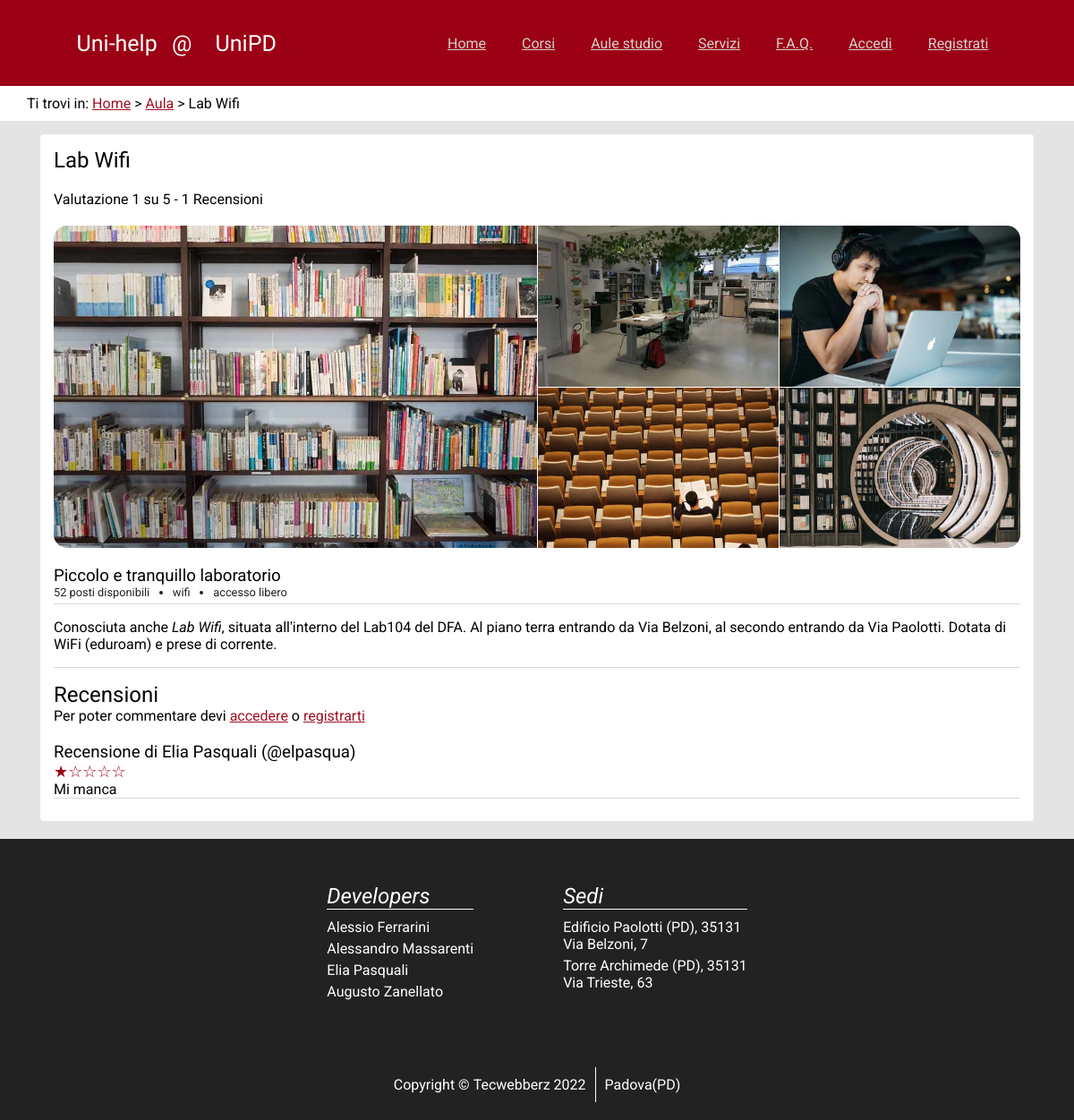
Page /aula.php?id=2 on the committed database.
### tables this page shows
CREATE TABLE `Review_studyroom` (
  `id_recensione` int(11) NOT NULL,
  `utente_recensore` varchar(255) NOT NULL,
  `testo` text NOT NULL,
  `voto` int(1) NOT NULL,
  `study_room` int(11) NOT NULL
);

### public_html/lib/databaselayer.php (called while the page is built, shortened)
<?php
class DatabaseLayer {
    private string $url;
    private string $user;
    private string $pass;
    private string $database;
    private ?mysqli $maybe_connection;
    public function __construct(string $url, string $user,
                                string $pass, string $database) {
        $this->url = $url;
        $this->user = $user;
        $this->pass = $pass;
        $this->database = $database;
        $this->maybe_connection = null;
    }
    private function connection(): mysqli {
        if ($this->maybe_connection === null) {
            $this->maybe_connection = new mysqli(
                $this->url,
                $this->user,
                $this->pass,
                $this->database
            );
        }
        return $this->maybe_connection;
    }
    public function query(string $statement,
                           array $parameters = array()) {
        $stmt = $this->connection()->prepare($statement);
        $format = "";
        $values = array();
        foreach ($parameters as $valtype) {
            $format  .= $valtype[0];
            $values[] = $valtype[1];
        }
        if ($format !== "") {
            $stmt->bind_param($format, ...$values);
        }
        $stmt->execute();
        $result = $stmt->get_result();
        return $result;
    }
}
?>

### public_html/lib/orm/services/reviewservice.php (called while the page is built, shortened)
<?php
class ReviewService {
    private DatabaseLayer $db;
    private string $table_studyroom;
    public function __construct(DatabaseLayer $db) {
        $this->db = $db;
        $this->table_studyroom = "Review_studyroom";
    }
    public function get_studyroom_reviews(StudyRoomDTO $room): array {
        $res = $this->db->query(
            "SELECT * FROM {$this->table_studyroom} as T
                JOIN User AS U ON U.username = T.utente_recensore
             WHERE study_room = ?
             ORDER BY id_recensione DESC",
            array(
                array("i", $room->id)
            )
        );
        $ret = array();
        while ($row = $res->fetch_assoc()) {
            $ret[] = parse_review(ReviewType::STUDYROOM, $row);
        }
        return $ret;
    }
}
?>

### public_html/lib/orm/data/studyroomdto.php (called while the page is built, shortened)
<?php
function parse_studyroom(array $row) : StudyRoomDTO {
    $room = new StudyRoomDTO();
    $room->id = $row["id_aula"];
    $room->name = $row["name"];
    $room->description = $row["description"];
    $room->address = $row["address"];
    $room->seats = $row["seats"];
    $room->reservation_required = $row["reservation_required"];
    $room->latitude = $row["lat"];
    $room->longitude = $row["lon"];
    $room->wifi = $row["haswifi"];
    $room->short_description = $row["shordesc"];
    $room->main_image = parse_image($row);
    return $room;
}
?>

### public_html/lib/orm/services/studyroomservice.php (called while the page is built, shortened)
<?php
class StudyRoomService {
    private DatabaseLayer $db;
    private string $table_name;
    public function __construct(DatabaseLayer $db) {
        $this->db = $db;
        $this->table_name = "Study_room";
    }
    public function get_room_by_id(int $id) {
        $res = $this->db->query(
            "SELECT *, ST_X(position) as lat, ST_Y(position) as lon
             FROM {$this->table_name}
                LEFT JOIN Image as MM ON mainimage = MM.id
             WHERE id_aula = {$id}"
        );
        $data = $res->fetch_assoc();
        $room = parse_studyroom($data);
        return $room;
    }
}
?>

### public_html/app/global.php (called while the page is built, shortened)
<?php
require_once($root . "/lib/databaselayer.php");
require_once($root . "/lib/orm/services/studyroomservice.php");
require_once($root . "/lib/orm/services/reviewservice.php");
require_once($root . "/lib/orm/data/studyroomdto.php");
require_once($root . "/lib/template_engine.php");
require_once($root . "/lib/commontemplates.php");
$template_engine = new TemplateEngine($root . "/templates");
?>

### public_html/lib/template_engine.php (called while the page is built, shortened)
<?php
class TemplateEngine {
    private string $base_path;
    public function __construct(string $base_path = "templates") {
        $this->base_path = $base_path;
    }
    public function load_template(string $name): Template {
        $template_content = "";
        try {
            $template_content = file_get_contents("{$this->base_path}/{$name}");
        } catch (Exception $ex) {
            throw new Exception("Could not open template: \"{$name}\"
                in base {$this->base_path}");
        }
        return new Template($name, $template_content);
    }
}
class Template {
    private string $state;
    public function __construct(string $template_name, string $state) {
        $this->state = $state;
    }
    public function insert(string $id, string $value): void {
        $patt_begin = self::PATT_BEGIN;
        $patt_end = self::PATT_END;
        $n_changes = 0;
        $patt = "{$patt_begin}{$id}{$patt_end}";
        $this->state = str_replace($patt, $value, $this->state, $n_changes);
    }
    public function build(): string {
        $patt_begin = self::PATT_BEGIN;
        $patt_end = self::PATT_END;
        $patt = "~{$patt_begin}([a-zA-Z0-9_-]+){$patt_end}~";
        return $this->state;
    }
}
?>

### public_html/aula.php (the view, shortened to what this page needs)
<?php
$root = ".";
require_once($root . "/app/global.php");
$id = $_GET["id"];
$room = $studyroom_service->get_room_by_id($id);
$carousel = $studyroom_service->get_carousel($room);
$reviews = $review_service->get_studyroom_reviews($room);
$room_template = $template_engine->load_template(
    "aula.template.html");
$room_template->insert("header", build_header());
$room_template->insert("footer", build_footer());
$room_template->insert_all(array(
    "meta_aula" => strip_tags($room->name),
    "meta_keyword" => strip_tags($room->name),
    "bc_aula" => $room->name,
    "description"  => $room->description,
    "registration" => $room->reservation_required ? "registrazione richiesta"
                                                  : "accesso libero",
    "seats"        => $room->seats,
    "wifi"         => $room->wifi ? "wifi"
                                  : "solo connessione cablata",
    "name"         => $room->name,
    "name_tit"     => strip_tags($room->name),
    "short_desc"   => $room->short_description,
    "main_image"   => build_image($room->main_image),
));
$carousel_content = "";
foreach ($carousel as $img) {
    $carousel_content .= build_image($img);
}
$room_template->insert("carousel", $carousel_content);
$stats = statistics($reviews);
$room_template->insert_all(array(
    "count" => $stats["count"],
    "rating" => $stats["rating"],
));
$msg = "";
$room_template->insert("msg", $msg);
$room_template->insert("form_recensione", make_review_form(ReviewType::STUDYROOM, $room->id, "aula.php?id={$room->id}"));
$room_template->insert("recensioni", make_reviews($reviews));
echo $room_template->build();
?>

### public_html/lib/commontemplates.php (shortened to what this page needs)
<?php
$actions = array(
    array("index.php", "Home"),
    array("corsi.php", "Corsi"),
    array("aule.php", "Aule studio"),
    array("servizi.php", "Servizi"),
    array("faq.php", "<abbr lang=\"en\"
            title=\"Frequently Asked Question\">F.A.Q.</abbr>"),
);
function build_header(): string {
    global $template_engine;
    global $page_index;
    global $actions;
    $header_template =
        $template_engine->load_template("header.template.html");
    $actions_len = count($actions);
    foreach ($actions as $i => $action) {
        $id = "action{$i}";
        $element = "";
        if ($i === $page_index) {
            $element = make_list_item($action[1], "active");
        } else {
            $element = make_list_item(make_link($action[1], $action[0]));
        }
        $header_template->insert($id, $element);
    }
    $action = " ";
    if (isset($_SESSION["logged_user"])
        && $_SESSION["logged_user"] !== null) {
        if ($actions_len + 0 === $page_index) {
            $action .= make_list_item("Profilo", "active");
        } else {
            $action .= make_list_item(make_link("Profilo", "profilo.php"));
        }
        if ($actions_len + 1 === $page_index) {
            $action .= make_list_item("Esci", "active");
        } else {
            $action .= make_list_item(make_link("Esci", "app/logout_engine.php"));
        }
    } else {
        if ($actions_len + 0 === $page_index) {
            $action .= make_list_item("Accedi", "active");
        } else {
            $action .= make_list_item(make_link("Accedi", "accedi.php"));
        }
        if ($actions_len + 1 === $page_index) {
            $action .= make_list_item("Registrati", "active");
        } else {
            $action .= make_list_item(make_link("Registrati", "registrati.php"));
        }
    }
    $header_template->insert("userlogin_action", $action);
    return $header_template->build();
}
function make_list_item(string $content, ?string $class = null): string {
    $open = "<li>";
    return "{$open}{$content}</li>";
}
function make_link(string $content, string $ref, ?string $class = null): string {
    $open = "<a";
    return "{$open} href='{$ref}'>{$content}</a>";
}
function render_stars(int $n): string {
    $ret = "";
    for ($i = 0; $i < $n; ++$i) {
        $ret .= "★";
    }
    for ($i = $n; $i < 5; ++$i) {
        $ret .= "☆";
    }
    return "<abbr title='$n stelle su 5'>$ret</abbr>";
}
function make_review(ReviewDTO $review): string {
    global $template_engine;
    $edit = "";
    $template = $template_engine->load_template("recensione.template.html");
    $template->insert_all(array(
        "utente" => "{$review->user->name} {$review->user->surname}
                        (@{$review->user->username})",
        "testo"  => $review->text,
        "nstars" => $review->rating,
        "id"     => $review->id,
        "type"   => $review->type,
        "stelle" => render_stars($review->rating),
        "controls" => $edit
    ));
    return $template->build();
}
function make_reviews(array $reviews): string {
    global $template_engine;
    $template = $template_engine->load_template("recensioni.template.html");
    $ret = "";
    foreach ($reviews as $review) {
        $ret .= make_review($review);
    }
    $template->insert("recensioni", $ret);
    return $template->build();
}
?>

### rows in the picture
review_studyroom: testo "Uni-help @ UniPD Ti trovi in: Home Aula Lab Wifi Lab Wifi Valutazione 1 su 5 - 1 Recensioni Piccolo e tranquillo laboratorio 52 posti disponibili wifi accesso libero Conosciuta anche Lab Wifi , situata all'interno del Lab104 del DFA . Al piano terra entrando da Via Belzoni, al secondo entrando da Via Paolotti. Dotata di WiFi (eduroam) e prese di corrente. Recensioni Per poter commentare devi accedere o registrarti Recensione di Elia Pasquali (@elpasqua) Mi manca Developers Alessio Ferrarini Alessandro Massarenti Elia Pasquali Augusto Zanellato Sedi Edificio Paolotti (PD), 35131 Via Belzoni, 7 Torre Archimede (PD), 35131 Via Trieste, 63 Copyright © Tecwebberz 2022 Padova(PD)", testo (picture)

### other values in the picture
$content "Home Corsi Aule studio Servizi F.A.Q. Accedi Registrati"
$ret "★☆☆☆☆"
